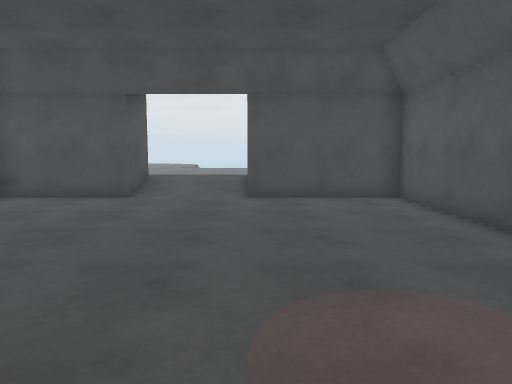
[1] (above)

22 first-person views from a walk through a 3-D level made in the Unity game engine. The camera is 1.3 m above the floor, tilts 6° down and sees 70° across. The floor is counted in squares, 1 m on a side. Each view is taken from the middle of a square. On the plan, view 1 faces up. The plan holds only what a view shows up to about 15 squares ahead; the rest is blank. The place goes on beyond the plan. The player is left out. Surface patterns are stand-ins for the level's own textures.

[2]
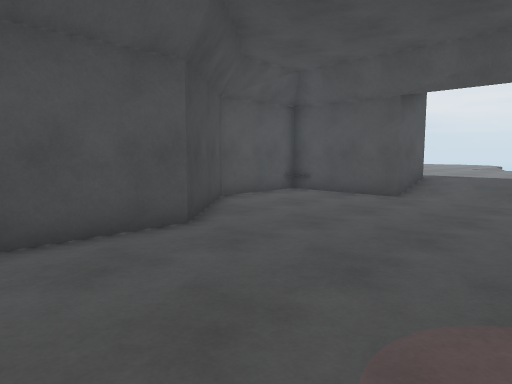

[3]
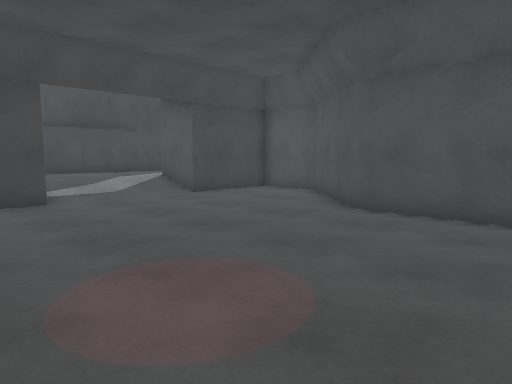

[4]
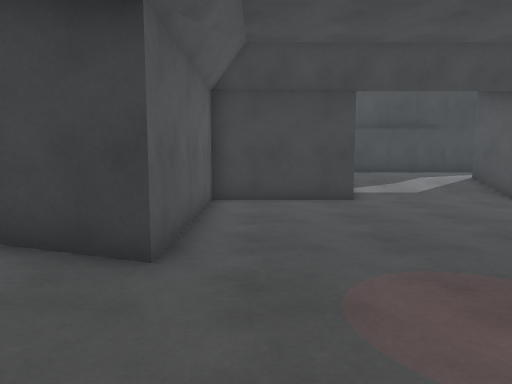

[5]
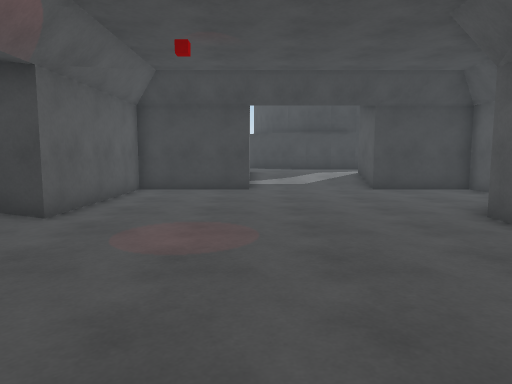

[6]
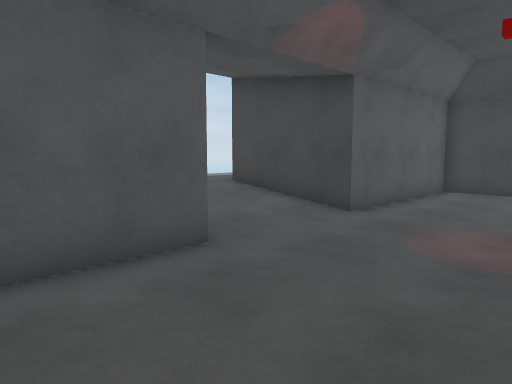

[7]
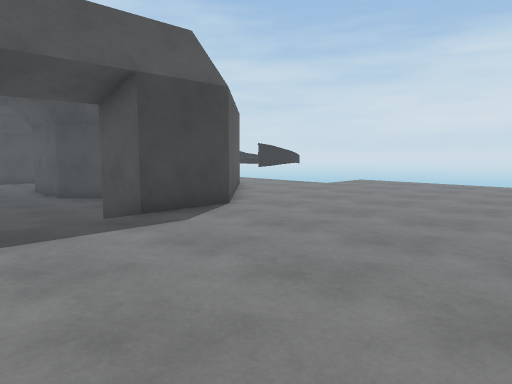

[8]
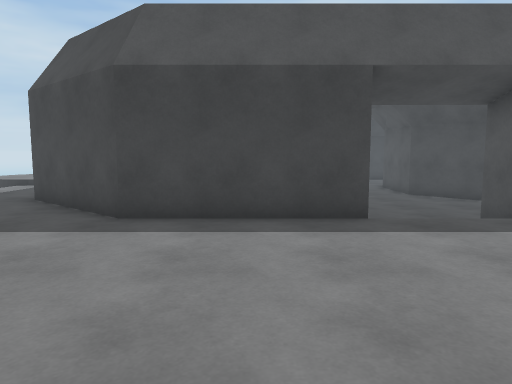

[9]
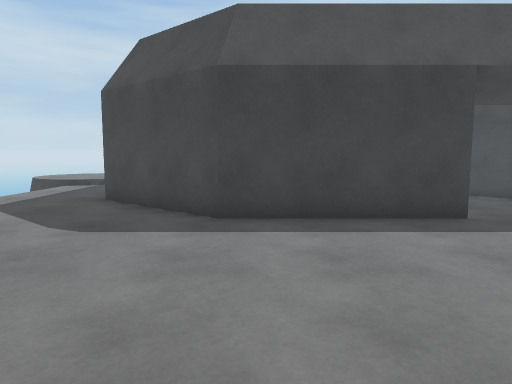

[10]
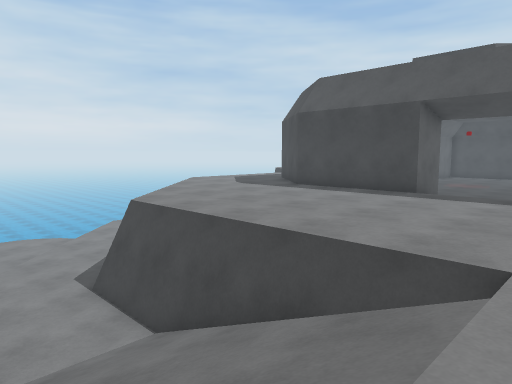

[11]
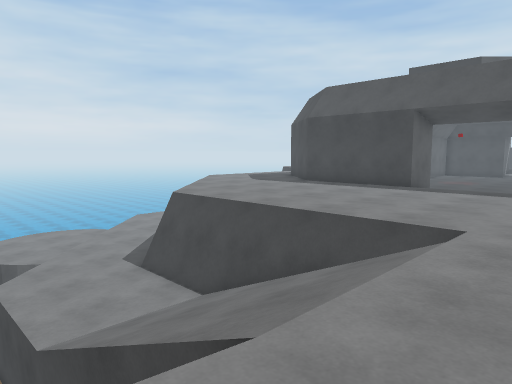

[12]
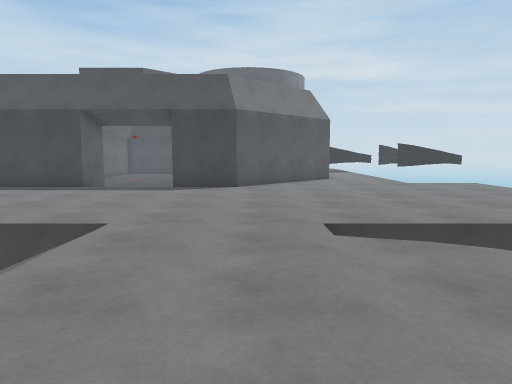

[13]
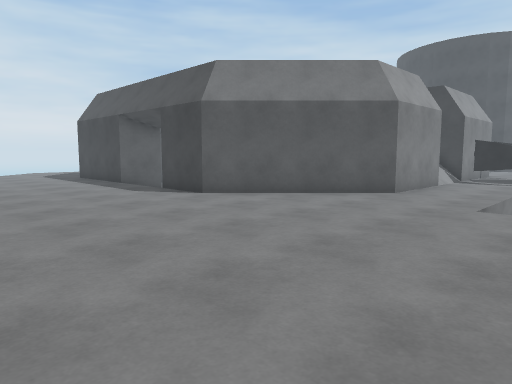

[14]
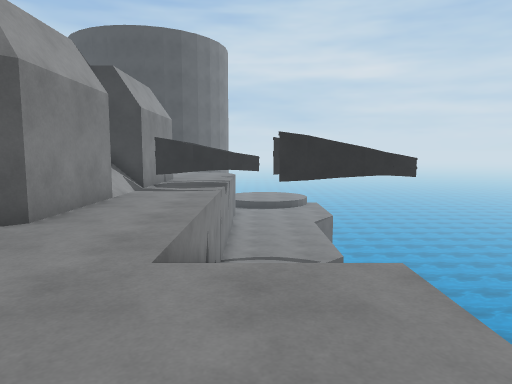

[15]
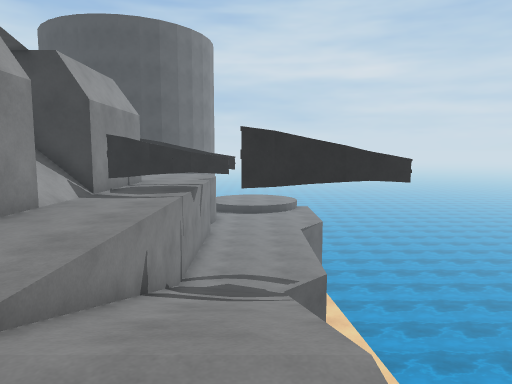

[16]
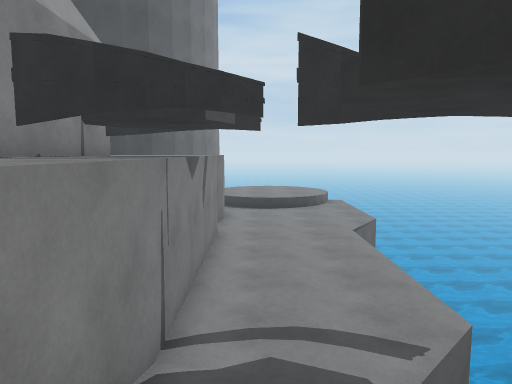

[17]
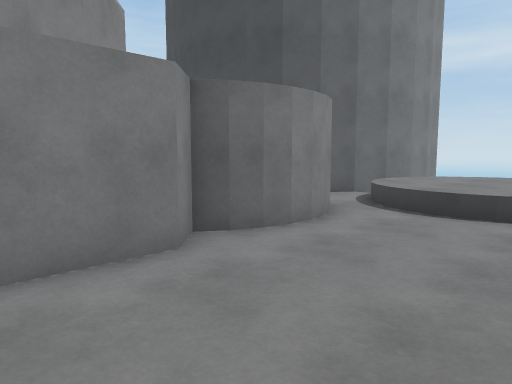

[18]
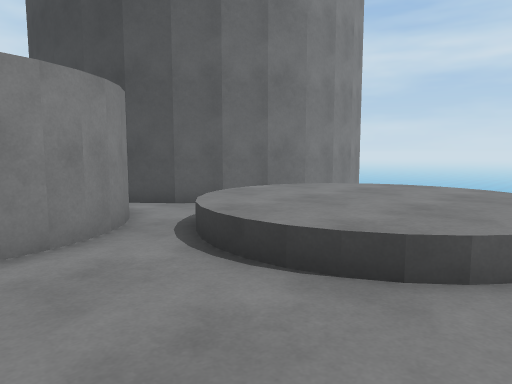

[19]
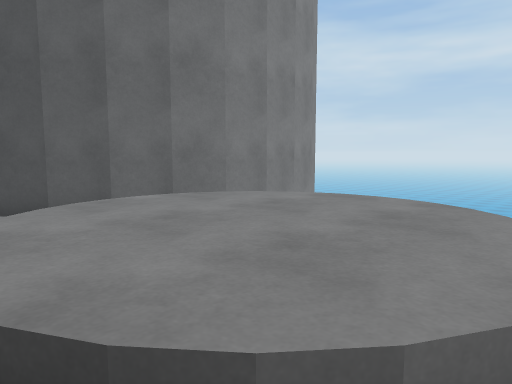

[20]
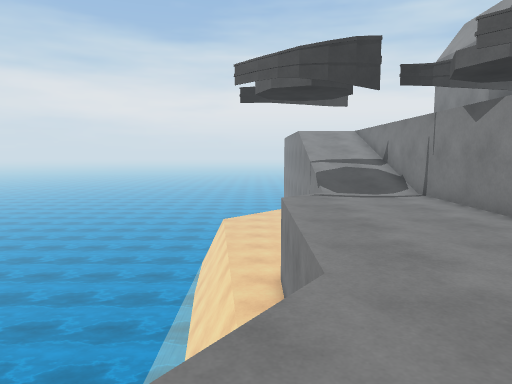

[21]
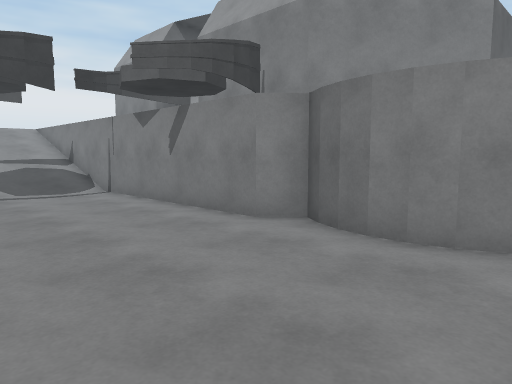

[22]
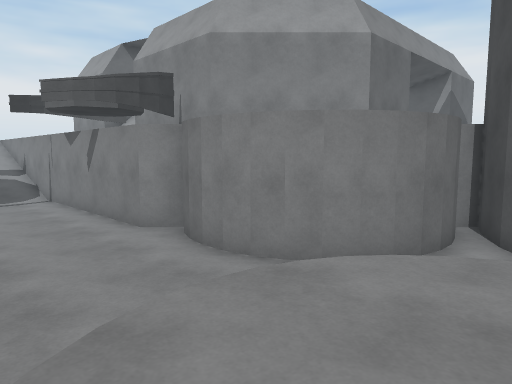

### Floor plan
Key: @ floor where view 1 was taken; # wall or solid block; . main floor; - floor 0.5 m lower than the main floor; _ floor 2 m lower than the main floor; < floor 2.5 m lower than the main floor; ( floor 2.75 m lower than the main floor; / step, stairs or slope; = window, fence, low wall or low ledge; ^ raised ledge; v drop or lower ground; O other object.
Columns run from 20 left of view 1 to 12 right of it. Each row starts with its distance up from view 1.
 27              ..
 26                .v
 25            .....//////<<<<<v
 24            .....//////<<<<<<vv((
 23           ......//////<<<<<<</((
 22           v.....//////<<<<<<<</((
 21            v....vvvvvvvvv=<<<<</(
 20     . ...................v <<<<<
 19      .....................v  <<
 18     .......................v
 17     ........................
 16     ........................
 15     .........................
 14     .........................
 13    v..........###...######....
 12    v.........####///#######....
 11    v........#####///########...
 10    v///....##-----------#  ##...
  9    v///...###-----------#    ...
  8    v///..#^ #-----------#    ...=
  7    v///..#  #-----------#     ..=
  6 vv v///..#  ##----------#     ..#
  5 vvvv///..#   ##---------#      /#
  4 vvvv///...=   ##----------/
  3 vvvv<<<.../    #----------//
  2 vvv<<<#O..//   #----------//.
  1 vv<<<<##O###   #---------####.
  0 vv<<<<# O#    ##----@---##   .
 -1 vv<<<<# ##   ##---------#
 -2   <<<<##O#  ##----------#
 -3   <<<<#OO#  #-----------#
 -4   <<<<<   ###-----------#
 -5   <<<<<#   #####-----####
 -6  v<<<<</    #####///##
 -7 v<<<<<#      ####///
 -8  <<<<<#         ....
 -9  <<<<<<.       .....
-10  <<///<#.  ..  .....
-11   /___/<<######  ###
-12  /_____/<##
-13  /______v#
-14   ______##
-15   _____v#
-16   vv__vv#
-17        v#
-18        v#
-19         v
-20         v

Where each view was taken, in squares from view 1:
view 1: 0 up, 0 right, facing up
view 2: 0 up, 1 right, facing up-left
view 3: 5 up, 3 right, facing down-left
view 4: 5 up, 3 right, facing down
view 5: 8 up, 0 right, facing down
view 6: 8 up, 0 right, facing down-right
view 7: 20 up, 0 right, facing down-left
view 8: 20 up, 2 right, facing down
view 9: 20 up, 4 right, facing down
view 10: 25 up, 5 left, facing down-right
view 11: 27 up, 6 left, facing down-right
view 12: 27 up, 7 left, facing down
view 13: 20 up, 16 left, facing down-right
view 14: 15 up, 15 left, facing down
view 15: 13 up, 16 left, facing down
view 16: 7 up, 15 left, facing down
view 17: 2 down, 18 left, facing down-right
view 18: 7 down, 19 left, facing down-right
view 19: 10 down, 19 left, facing down-right
view 20: 9 down, 19 left, facing up
view 21: 10 down, 19 left, facing up-right
view 22: 13 down, 18 left, facing up-right
